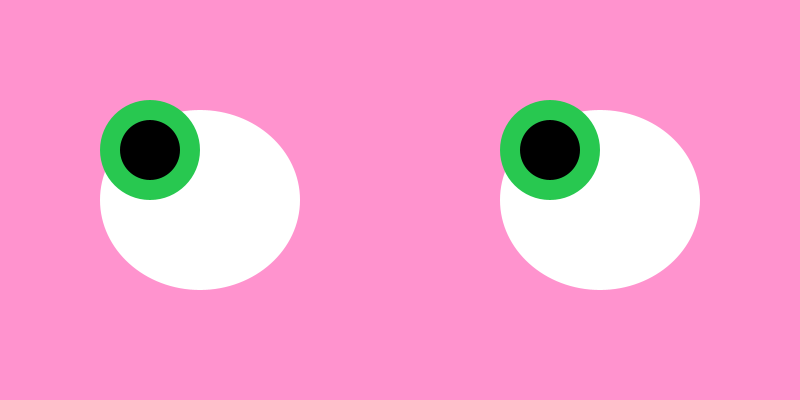
Frame 1 (no input)
Frame 60 (the mouse pressed at the canvas centre just before this capture): identical to frame 1, image omitted
Frame 120 (the mouse held since frame 60 and released just before this capture): blank canvas, image omitted

The Processing sketch that drew this single still picture (run headless with seeded random() and noise(); from frame 60 on, the mouse is pressed at the canvas centre):

// Processing sketch: processing_48812
// ── processing_48812.pde

// EYEs that:
// follow the cursor
// blink on click
// do evils on 'e' press
// pupils dilate on 'p' press
// background colour changes by pressing r , g or b.
// any other button makes background black.


int blinkbottom = -100;
float r = 355;
float g = 147;
float b = 206;
int eyeheight = 180;
int pupil = 60;

void setup () {
  size (800, 400);
  smooth ();
}

void draw () {
  background (r, g, b);
  fill (255);
  noStroke ();
  
  // eye balls 
  ellipse (200, 200, 200, eyeheight);
  ellipse (600, 200, 200, eyeheight);
  
  //map
  float eye1x = map (mouseX, 0,500, 150,250);
  float eye1y = map (mouseY,0,height, 150,250);
  float eye2x = map (mouseX,300,width, 550,650);
  float eye2y = map (mouseY,0,height, 150,250);
  
  eye1x = constrain (eye1x,150,250);
  eye2x = constrain (eye2x,550,650);
  

  // iris
  ellipseMode (CENTER);
  fill (40,200,80);
  ellipse (eye1x, eye1y, 100, 100);
  ellipse (eye2x, eye2y, 100, 100);
  
  //pupils
  fill (0);
  ellipse (eye1x,eye1y,pupil,pupil);
  ellipse (eye2x,eye2y,pupil,pupil);

  //blinker
  fill (r, g, b);
  rectMode(CORNER);

  rect (0, blinkbottom, 800, 200);
  if ((mousePressed == true) && (blinkbottom<100)) {
    blinkbottom+=10;
  }
  else if (blinkbottom>-100)
  {
   blinkbottom-=10; 
  } 
  print (pupil);

 //colour
 if (keyPressed) {
   if (key=='r' || key=='R') {
     r+=10;
   }
   else if (key=='g' || key=='G') {
     g+=10;
   }
   else if (key=='b' || key=='B') {
     b+=10;
   }
   else if (key=='e') {
     if (eyeheight>100) {
       eyeheight--;
     }
     else {
       eyeheight=200;
     } 
   } 
   else if (key=='p') {
     if ((pupil<200) && (pupil>4)) {
       pupil--;
     }
     else {
       pupil=94;
     }
   }
   
   else {
     r=0;
     g=0;
     b=0;
   }
 }

   
  
   
   
 
  }
